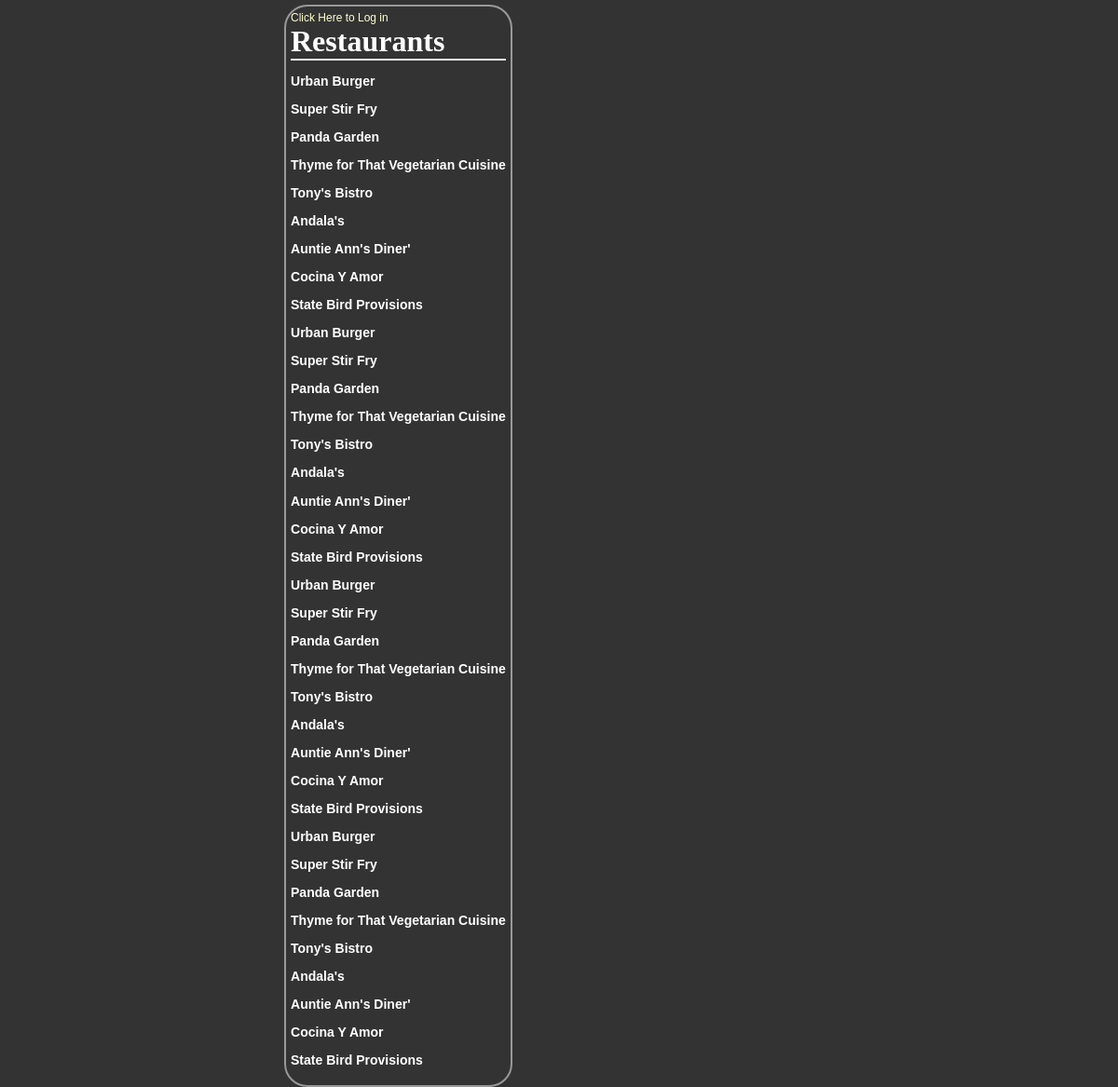
The app's page /restaurant/, older data.
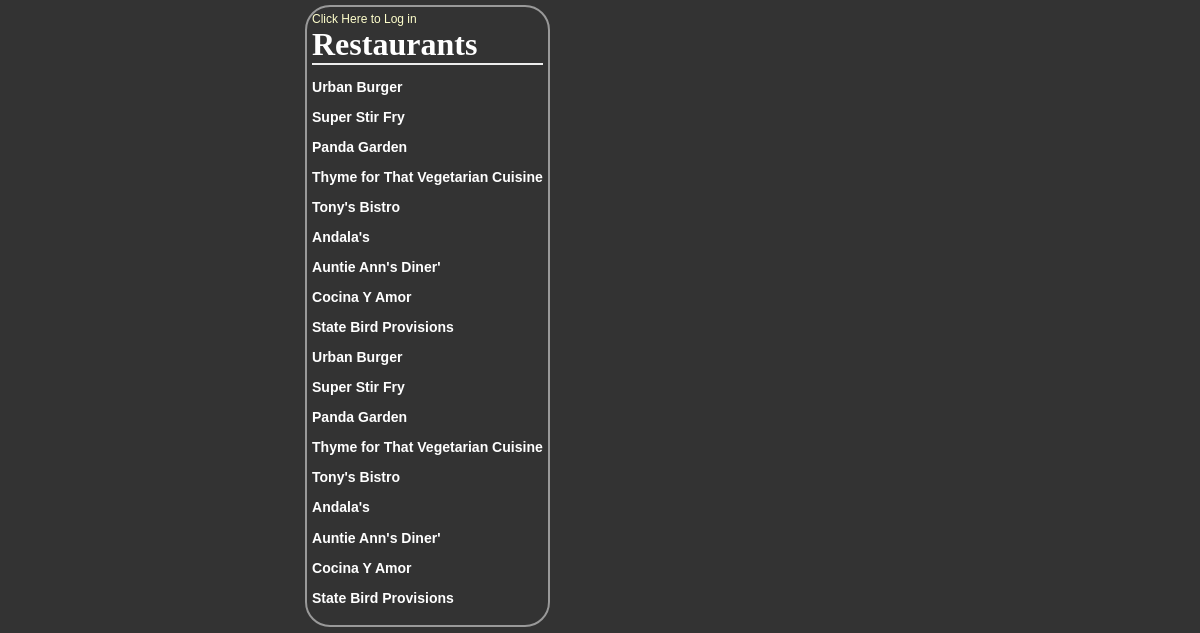
The same page, newer data.
### database_setup.py (models this page shows, shortened)
class Restaurant(Base):
    __tablename__ = 'restaurant'
    id = Column(Integer, primary_key=True)
    name = Column(String(250), nullable=False)
    user_id = Column(Integer, ForeignKey('user.id'))
    user = relationship(User)

### project.py (the view)
@app.route('/')
@app.route('/restaurant/')
def showRestaurant():
    restaurants = \
        session.query(Restaurant).all()
    if 'username' not in login_session:
        return render_template('publicrestaurant.html',
                               restaurants=restaurants)
    else:
        return render_template('restaurants.html',
                               restaurants=restaurants)

### templates/publicrestaurant.html (shortened to what this page needs)
<html>
<head>
  <link rel='stylesheet' type='text/css' href="{{url_for('static',filename='style.css')}}">
</head>
<body class=pane>
	<div class="row top-menu">
		<div class="col-md-2 text-right">
			<a href="{{url_for('showLogin')}}">Click Here to Log in </a>
		</div>
	</div>
	<div class="row banner main">
		<div class="col-md-11 padding-none">
			<h1>Restaurants</h1>
		</div>
	</div>
	{% for restaurant in restaurants %}
		<a href = "{{url_for('showMenu', restaurant_id = restaurant.id)}}">
			<div class="row">
					<div class="col-md-10 restaurant-list">
						<h3>{{restaurant.name}}</h3>
					</div>
			</div>
		</a>
	{% endfor %}
</body>
</html>

Row changes from the older to the newer data that the page shows:
removed Restaurant: name "Urban Burger"
removed Restaurant: name "Super Stir Fry"
removed Restaurant: name "Panda Garden"
removed Restaurant: name "Thyme for That Vegetarian Cuisine"
removed Restaurant: name "Tony's Bistro"
removed Restaurant: name "Andala's"
removed Restaurant: name "Auntie Ann's Diner'"
removed Restaurant: name "Cocina Y Amor"
removed Restaurant: name "State Bird Provisions"
removed Restaurant: name "Urban Burger"
removed Restaurant: name "Super Stir Fry"
removed Restaurant: name "Panda Garden"
removed Restaurant: name "Thyme for That Vegetarian Cuisine"
removed Restaurant: name "Tony's Bistro"
removed Restaurant: name "Andala's"
removed Restaurant: name "Auntie Ann's Diner'"
removed Restaurant: name "Cocina Y Amor"
removed Restaurant: name "State Bird Provisions"
